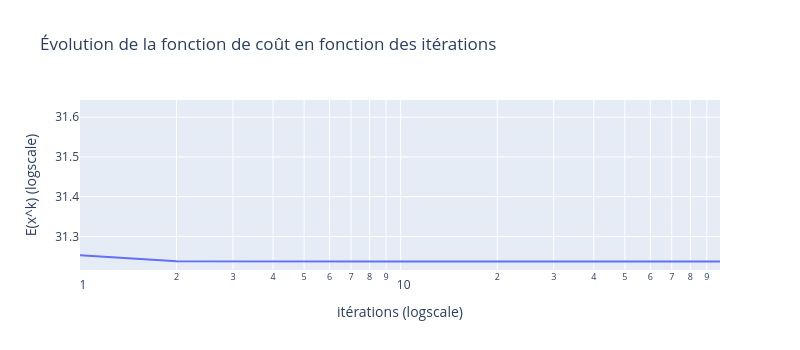

The notebook cell this image was saved under:
### Markdown cell above
## **Affichage des resultats**

### Code cell
# plot cost function
plt_cost = pandas.DataFrame({'x':np.arange(Niter), 'y':En, 'legend':'cost', 'type':'cost_function'})

fig = express.line(plt_cost,
              x='x', 
              y='y', 
              log_x=True, log_y=True,
              labels={'x':'itérations (logscale)','y':'E(x^k) (logscale)'},
              title='Évolution de la fonction de coût en fonction des itérations',
              width=800, height=350)
fig.show()

### Figure 1 — Plotly figure (JSON) as saved in the notebook; plotly's stock layout.template omitted (floating-point values rounded to 4 significant figures)
{"data": [{"hovertemplate": "itérations (logscale)=%{x}<br>E(x^k) (logscale)=%{y}<extra></extra>", "legendgroup": "", "line": {"color": "#636efa", "dash": "solid"}, "marker": {"symbol": "circle"}, "mode": "lines", "name": "", "orientation": "v", "showlegend": false, "type": "scatter", "x": [0, 1, 2, 3, 4, 5, 6, 7, 8, 9, 10, 11, 12, 13, 14, 15, 16, 17, 18, 19, 20, 21, 22, 23, 24, 25, 26, 27, 28, 29, 30, 31, 32, 33, 34, 35, 36, 37, 38, 39, 40, 41, 42, 43, 44, 45, 46, 47, 48, 49, 50, 51, 52, 53, 54, 55, 56, 57, 58, 59, 60, 61, 62, 63, 64, 65, 66, 67, 68, 69, 70, 71, 72, 73, 74, 75, 76, 77, 78, 79, 80, 81, 82, 83, 84, 85, 86, 87, 88, 89, 90, 91, 92, 93, 94, 95, 96, 97, 98, 99], "xaxis": "x", "y": [31.62, 31.25, 31.24, 31.24, 31.24, 31.24, 31.24, 31.24, 31.24, 31.24, 31.24, 31.24, 31.24, 31.24, 31.24, 31.24, 31.24, 31.24, 31.24, 31.24, 31.24, 31.24, 31.24, 31.24, 31.24, 31.24, 31.24, 31.24, 31.24, 31.24, 31.24, 31.24, 31.24, 31.24, 31.24, 31.24, 31.24, 31.24, 31.24, 31.24, 31.24, 31.24, 31.24, 31.24, 31.24, 31.24, 31.24, 31.24, 31.24, 31.24, 31.24, 31.24, 31.24, 31.24, 31.24, 31.24, 31.24, 31.24, 31.24, 31.24, 31.24, 31.24, 31.24, 31.24, 31.24, 31.24, 31.24, 31.24, 31.24, 31.24, 31.24, 31.24, 31.24, 31.24, 31.24, 31.24, 31.24, 31.24, 31.24, 31.24, 31.24, 31.24, 31.24, 31.24, 31.24, 31.24, 31.24, 31.24, 31.24, 31.24, 31.24, 31.24, 31.24, 31.24, 31.24, 31.24, 31.24, 31.24, 31.24, 31.24], "yaxis": "y"}], "layout": {"height": 350, "legend": {"tracegroupgap": 0}, "title": {"text": "Évolution de la fonction de coût en fonction des itérations"}, "width": 800, "xaxis": {"anchor": "y", "domain": [0, 1], "title": {"text": "itérations (logscale)"}, "type": "log"}, "yaxis": {"anchor": "x", "domain": [0, 1], "title": {"text": "E(x^k) (logscale)"}, "type": "log"}}}
